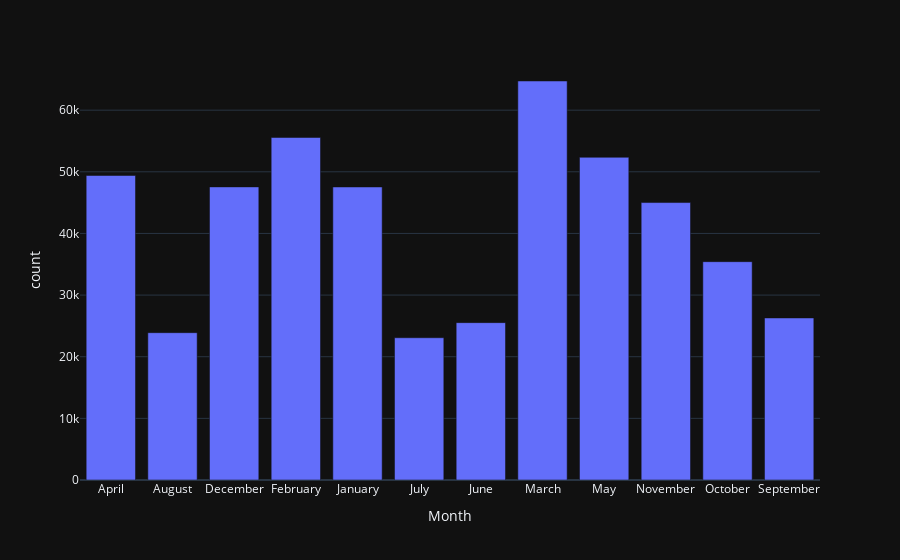

Notebook code cell kept with this figure:
### Code cell
monthly=test_df.groupby('Month')['count'].sum().reset_index(name='count')
fig = px.bar(data_frame=monthly,x='Month',y='count')
fig.update_traces(marker_colorscale = 'sunsetdark')

fig.show()

### Figure 1 — Plotly figure (JSON) as saved in the notebook; plotly's stock layout.template omitted (floating-point values rounded to 4 significant figures)
{"data": [{"alignmentgroup": "True", "hovertemplate": "Month=%{x}<br>count=%{y}<extra></extra>", "legendgroup": "", "marker": {"color": "#636efa", "pattern": {"shape": ""}, "colorscale": [[0.0, "rgb(252, 222, 156)"], [0.1667, "rgb(250, 164, 118)"], [0.3333, "rgb(240, 116, 110)"], [0.5, "rgb(227, 79, 111)"], [0.6667, "rgb(220, 57, 119)"], [0.8333, "rgb(185, 37, 122)"], [1.0, "rgb(124, 29, 111)"]]}, "name": "", "offsetgroup": "", "orientation": "v", "showlegend": false, "textposition": "auto", "x": ["April", "August", "December", "February", "January", "July", "June", "March", "May", "November", "October", "September"], "xaxis": "x", "y": [49400.0, 23900.0, 47550.0, 55570.0, 47540.0, 23080.0, 25530.0, 64730.0, 52350.0, 45010.0, 35420.0, 26290.0], "yaxis": "y", "type": "bar"}], "layout": {"xaxis": {"anchor": "y", "domain": [0.0, 1.0], "title": {"text": "Month"}}, "yaxis": {"anchor": "x", "domain": [0.0, 1.0], "title": {"text": "count"}}, "legend": {"tracegroupgap": 0}, "margin": {"t": 60}, "barmode": "relative"}}
